Frame 1 (no input): blank canvas, image omitted
Frame 60 (no input): blank canvas, image omitted
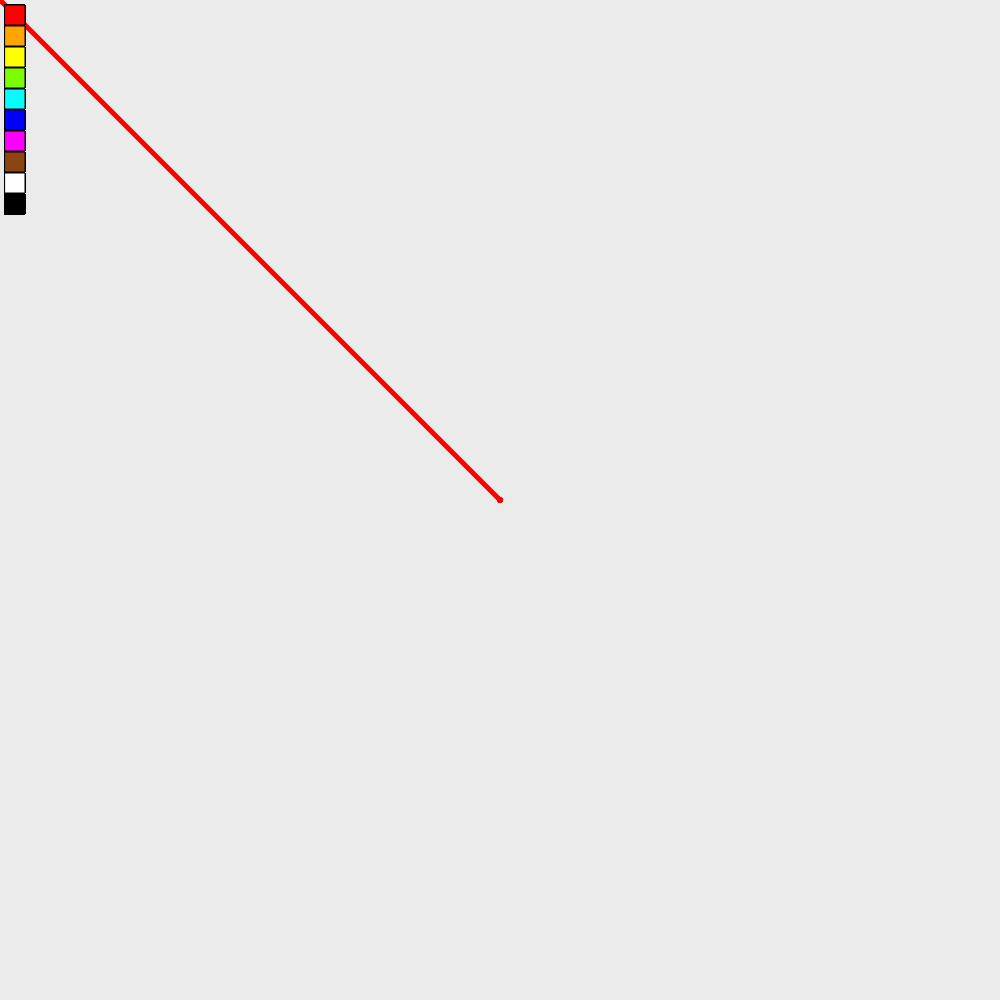
Frame 120 (the mouse pressed at the canvas centre since frame 60)

The p5.js sketch whose frames 1 and 60 were blank and that drew this single picture after the mouse press (run headless with seeded random() and noise() and a simulated clock; from frame 60 on, the mouse is pressed at the canvas centre):

// p5.js sketch
// ── sketch.js
function setup() {
  createCanvas(1000, 1000);
  background(235);
}

let c = 'Red';
function draw() {
  currentColor();
  stroke(0);
  strokeWeight(1);

  fill('Red');
  rect(5, 5, 20, 20);
  fill('Orange');
  rect(5, 26, 20, 20);
  fill('Yellow');
  rect(5, 47, 20, 20);
  fill('LawnGreen');
  rect(5, 68, 20, 20);
  fill('Cyan');
  rect(5, 89, 20, 20);
  fill('Blue');
  rect(5, 110, 20, 20);
  fill('Magenta');
  rect(5, 131, 20, 20);
  fill('SaddleBrown');
  rect(5, 152, 20, 20);
  fill(255);
  rect(5, 173, 20, 20);
  fill(0);
  rect(5, 194, 20, 20);
  

  if(mouseIsPressed && (mouseX > 25 || mouseY > 215))
  {
    stroke(c);
    smooth();
    strokeWeight(5);
    line(mouseX, mouseY, pmouseX, pmouseY);
  }
}

function currentColor()
{
  if(mouseIsPressed && mouseX > 5 && mouseX < 25)
    {
      if(mouseY > 5 && mouseY < 25)
        c = 'Red';
      if(mouseY > 26 && mouseY < 46)
        c = 'Orange';
      if(mouseY > 47 && mouseY < 67)
        c = 'Yellow';
      if(mouseY > 68 && mouseY < 88)
        c = 'LawnGreen';
      if(mouseY > 89 && mouseY < 109)
        c = 'Cyan';
      if(mouseY > 110 && mouseY < 130)
        c = 'Blue';
      if(mouseY > 131 && mouseY < 151)
        c = 'Magenta';
      if(mouseY > 152 && mouseY < 172)
        c = 'SaddleBrown';
      if(mouseY > 173 && mouseY < 193)
        c = 255;
      if(mouseY > 194 && mouseY < 214)
        c = 0;
    }
}
